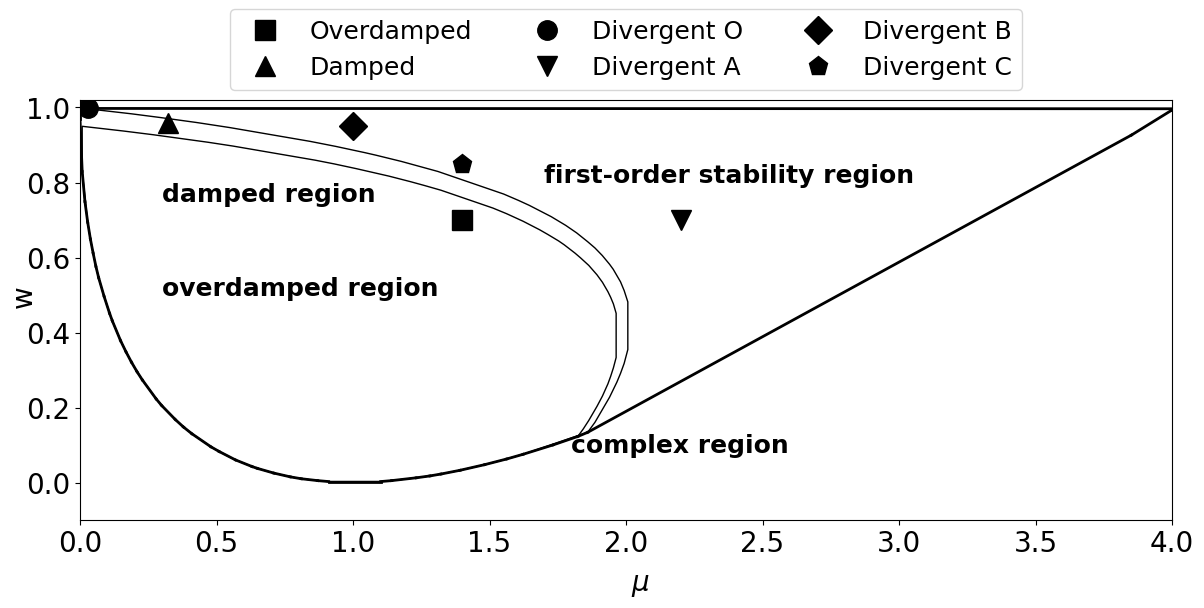

This chart was generated by the following Python code:

# -*- coding: utf-8 -*-
"""
Created on Thu Apr 25 11:55:13 2024

@author: bzfkostr
"""

import numpy as np
import matplotlib.pyplot as plt
from scipy.spatial import ConvexHull
import matplotlib.patches as patches


#%%


def Divergent():
    
    w=1
    mu=0.03
    
    return w, mu

def Damped():

    mu=0.3215
    w=0.958058
    
    return w, mu

def Overdamped():
    
    w=0.7
    mu=1.4
    
    return w, mu



def C():
    
    w=0.85
    mu=1.4
    
    return w, mu

def A():

    mu=2.2
    w=0.7
    
    return w, mu

def B():
    
    w=0.95
    mu=1
    
    return w, mu


w_divergent, mu_divergent=Divergent()
w_damped, mu_damped=Damped()
w_overdamped, mu_overdamped=Overdamped()

w_A, mu_A=A()
w_B, mu_B=B()
w_C, mu_C=C()

Names=['Divergent O', 'Damped', 'Overdamped', 'Divergent A', 'Divergent B', 'Divergent C']
Markers=['o', '^', 's','v', '1', 'p' ]
Parameters=[[w_divergent, mu_divergent],[w_damped, mu_damped],[w_overdamped, mu_overdamped],[w_A, mu_A],[w_B, mu_B],[w_C, mu_C]]
#%%



def fct_abs(c): # complex absolute value
    r=c.real
    i=c.imag
    return np.sqrt(r**2+i**2)

discr=100
Mu = np.linspace(0.01, 3.99, discr)
W = np.linspace(-1, 1.1, discr)
WMuB = np.zeros((discr, discr))
WMuA = np.zeros((discr, discr))



#%% get BD Overdamped and Damped

def f_damped(mu, w):
    M = np.array([[ (1+w)**2-4*mu/2*(1+w)+2*(mu**2)/3+2*(mu/2)**2,  2*w*(2*(mu/2)-(1+w)),w**2],
            [(1+w)-mu,-w,0],
            [1,0,0]])
    ev, ew = np.linalg.eig(M)
    
    NormEv = np.zeros(len(ev))
    for i in range(len(ev)):
        NormEv[i] = fct_abs(ev[i])
        
    rhoB=np.max(NormEv)
    
    return rhoB
        

def complex_check(mu,w):
    
    return (1+w-mu)**2 -4*w
    
 
def diverget(mu,w):
    
    return mu-(12*(1-w**2))/(7-5*w)

def radiusA(mu,w):
    
    return mu-2*(w+1)
    

#%% damped 
BDDamped=[]
BDDivergent=[]
discr=300

Mu = np.linspace(0, 4, discr)
W = np.linspace(0, 1, discr)
for mu in Mu:
    for w in W:
        c=complex_check(mu,w)
        if c<0.001: # complex
            div=diverget(mu,w)
            if div<0: # second order stable
                rhoB=f_damped(mu, w)
                if 0.945<rhoB<0.951: # inner damoed boundary
                    BDDamped.append([mu,w])
                
                if 0.99<rhoB<1:  # outer band coudnary
                    BDDamped.append([mu,w])
                
                if 0.99<rhoB<1:  # outer band coudnary
                    BDDivergent.append([mu,w])
                
                

#%% Overdamped 
BDOverdamped=[]
discr=400

Mu = np.linspace(-0.002, 4, discr)
W = np.linspace(0, 1, discr)
for mu in Mu:
    for w in W:
        rhoA=radiusA(mu,w)
        c=complex_check(mu,w)
        rhoB=f_damped(mu, w)
        if c<0:
            
            if 0.945<rhoB<0.951:  # same boundary to damped
                BDOverdamped.append([mu,w])
                
    
            
        if rhoB<0.95 and -0.01<c<0: # boundary to complex
            BDOverdamped.append([mu,w])
        
        if 0.99<w<1 and rhoB<=1: # boundary to periodic
            BDOverdamped.append([mu,w])
            BDDivergent.append([mu,w])
            

#%% Divergent 



discr=300
Mu = np.linspace(1.98, 4, discr)
W = np.linspace(0, 1, discr)
for mu in Mu:
    for w in W:   
        c=complex_check(mu,w)
        #rhoA=radiusA(mu,w)
        if -0.01<c<0:    # boundary to not first order stable
            
            BDDivergent.append([mu,w])  
discr=300
Mu = np.linspace(0, 4, discr)
W = np.linspace(0, 1, discr)  
for mu in Mu:
    for w in W:          
        if 0.99<w<1 : # boundary to periodic
            
            BDDivergent.append([mu,w])
            
#%% plot points BDOverdamped, BDDamped, BDDivergent

BDOverdamped = np.array(BDOverdamped)
BDDamped = np.array(BDDamped)
BDDivergent = np.array(BDDivergent)

# pick one point from BDOverdamped


#%%
import itertools

def distance(point1, point2):
    """Calculate the Euclidean distance between two points."""
    return ((point1[0] - point2[0])**2 + (point1[1] - point2[1])**2) ** 0.5

def total_distance(points_order, points):
    """Calculate the total distance of a path."""
    total = 0
    for i in range(len(points_order) - 1):
        total += distance(points[points_order[i]], points[points_order[i + 1]])
    total += distance(points[points_order[-1]], points[points_order[0]])  # Return to the starting point
    return total

def nearest_neighbor(points, threshold):
    """Solve the Traveling Salesman Problem using nearest neighbor algorithm with a distance threshold."""
    n = len(points)
    unvisited = set(range(1, n))
    current_point = 0
    path = [current_point]
    total_distance = 0
    
    while unvisited:
        min_distance = float('inf')
        nearest_point = None
        
        for neighbor in unvisited:
            dist = distance(points[current_point], points[neighbor])
            if dist <= threshold and dist < min_distance:
                min_distance = dist
                nearest_point = neighbor
        
        if nearest_point is None:
            break  # No valid neighbor found within the threshold
        
        path.append(nearest_point)
        total_distance += min_distance
        unvisited.remove(nearest_point)
        current_point = nearest_point
    
    total_distance += distance(points[current_point], points[0])  # Return to the starting point
    path.append(0)
    
    return total_distance, path

# Example usage:
points = [(0, 0), (1, 2), (3, 1), (4, 4)]  # Example points
min_dist, best_path = nearest_neighbor(points, 0.5)


#%%
BDOverdamped = BDOverdamped[BDOverdamped[:,0].argsort()]
BDamped = BDDamped[BDDamped[:,0].argsort()]
BDDivergent= BDDivergent[BDDivergent[:,0].argsort()]

BDOverdamped = BDOverdamped[BDOverdamped[:,1].argsort()]
BDamped = BDDamped[BDDamped[:,1].argsort()]
BDDivergent= BDDivergent[BDDivergent[:,1].argsort()]


min_dist, best_path_damped = nearest_neighbor(BDDamped, 0.3)
best_points_damped = [BDDamped[i] for i in best_path_damped]

min_dist, best_path_overdamped = nearest_neighbor(BDOverdamped, 0.3)
best_points_overdamped = [BDOverdamped[i] for i in best_path_overdamped]

min_dist, best_path_divergent = nearest_neighbor(BDDivergent, 0.25)
best_points_divergent = [BDDivergent[i] for i in best_path_divergent]

best_points_damped= np.array(best_points_damped)
best_points_overdamped = np.array(best_points_overdamped)
best_points_divergent = np.array(best_points_divergent)


#%%
polygonDamped = patches.Polygon(best_points_damped, closed=True, fill=False, hatch='**')
polygonOverdamped = patches.Polygon(best_points_overdamped, closed=True, fill=False, hatch='')
polygonDivergent= patches.Polygon(best_points_divergent, closed=True, fill=False, hatch='')





#%%
fig, ax = plt.subplots(figsize=(14,7))# first order stable region

#plt.title('Spectral radius of B', fontsize=14)

for p in range(len(Parameters)):
    plt.plot(Parameters[p][1], Parameters[p][0], marker=Markers[p],linestyle='None', markersize=14,color='black', label=Names[p])
    #plt.text(Parameters[p][1]+0.1, Parameters[p][0], Names[p], fontsize=12, color='black')


plt.text(1.7,0.8, 'first-order stability region', fontsize=18, color='black',weight='bold')
plt.text(1.8,0.08, 'complex region', fontsize=18, color='black',weight='bold')


plt.text(0.3,0.75, 'damped region', fontsize=18, color='black',weight='bold')
plt.text(0.3,0.5, 'overdamped region', fontsize=18, color='black',weight='bold')

# make a box only under the last row  in the centre with latex label \mu
fig.text(0.5, 0.15, r'$\mu$', ha='center', fontsize=20)

# y-axis label next to the left plot
fig.text(0.05, 0.57, 'w', va='center', rotation='vertical', fontsize=20)
#cbar_ax = fig.add_axes([0.89, 0.14, 0.03, 0.7])  # [left, bottom, width, height]

plt.legend(bbox_to_anchor=(0, 0.97, 1, 0.3), loc="center",
               ncol=3,  prop={'size': 18}, markerscale=1)


#cbar.ax.tick_params(labelsize=26)
plt.xticks(fontsize=20)  # Adjust the fontsize parameter as needed
plt.yticks(fontsize=20)
#plt.legend(bbox_to_anchor=(-1.41, 2.8, 1, 0.6), loc="upper left",ncol=3,  prop={'size': legend_fontsize})

# Save the figure
plt.subplots_adjust(top=0.85, bottom=0.25, left=0.1, right=0.88)


All=list(best_points_damped)+list(best_points_overdamped)+list(best_points_divergent)

All=np.array(All)
hullF=ConvexHull(All)
legend_fontsize=26

for simplex in hullF.simplices:
    plt.plot(All[simplex, 0], All[simplex, 1],linewidth=2, color='black' )

ax.add_patch(polygonDamped)
ax.add_patch(polygonDivergent)
ax.add_patch(polygonOverdamped)


plt.xlim(0,4)

plt.ylim(-0.1,1.02)
#plt.axis('off')

plt.savefig('Fig5.png',  bbox_inches="tight")


